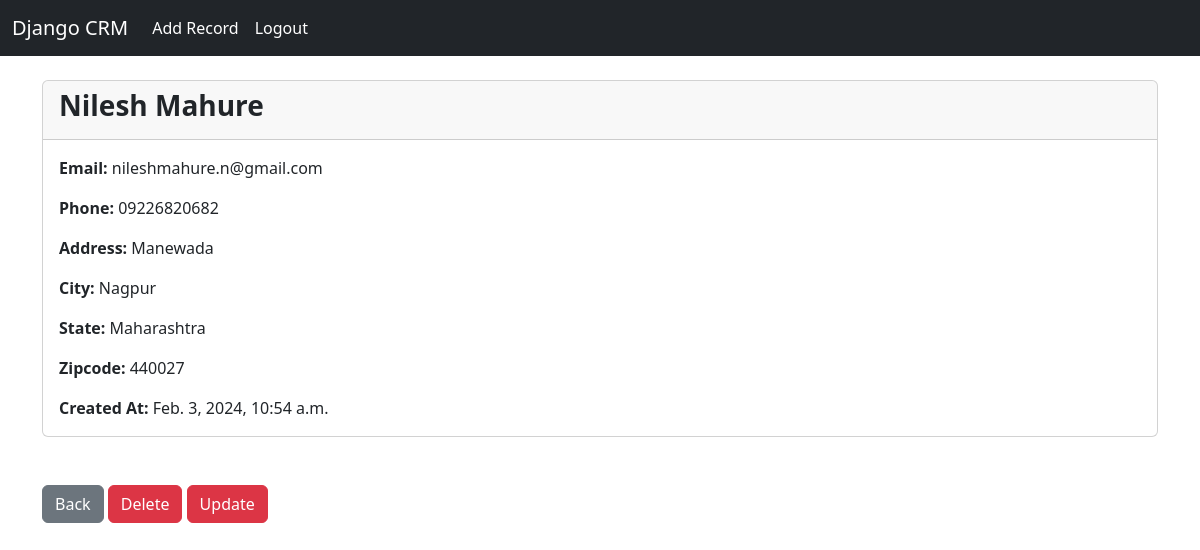
The app's page /record/4 (signed in) with its own data.
### website/models.py (models this page shows, shortened)
class Records(models.Model):
    created_at = models.DateTimeField(auto_now_add = True)
    first_name = models.CharField(max_length = 50)
    last_name = models.CharField(max_length = 50)
    email = models.CharField(max_length = 100)
    phone = models.CharField(max_length = 15)
    address = models.CharField(max_length = 100)
    city = models.CharField(max_length = 50)
    state = models.CharField(max_length = 50)
    zipcode = models.CharField(max_length = 20)
    class Meta:
        verbose_name_plural = "Record"

### website/views.py (the view)
# urls.py: path('record/<int:pk>', views.user_record, name = 'record'),
def user_record(request, pk):
    if request.user.is_authenticated:
        user_record = Records.objects.get(id=pk)
        return render(request, 'record.html', {'user_record':user_record})
    else:
        messages.success(request, "You must be logged in to view that page...")
        return redirect('home')

### website/templates/record.html
{% extends 'base.html' %} {% block content %}
<div class="card">
  <div class="card-header">
    <h3>
      <strong>{{user_record.first_name}} {{user_record.last_name}}</strong>
    </h3>
  </div>
  <div class="card-body">
    <p class="card-text"><strong>Email: </strong>{{user_record.email}}</p>
    <p class="card-text"><strong>Phone: </strong>{{user_record.phone}}</p>
    <p class="card-text"><strong>Address: </strong>{{user_record.address}}</p>
    <p class="card-text"><strong>City: </strong>{{user_record.city}}</p>
    <p class="card-text"><strong>State: </strong>{{user_record.state}}</p>
    <p class="card-text"><strong>Zipcode: </strong>{{user_record.zipcode}}</p>
    <p class="card-text">
      <strong>Created At: </strong>{{user_record.created_at}}
    </p>
  </div>
</div>
<br /><br />
<a href="{% url 'home' %}" class="btn btn-secondary">Back</a>
<a href="{% url 'delete_record' user_record.id %}" class="btn btn-danger"
  >Delete</a
>
<a href="{% url 'update_record' user_record.id %}" class="btn btn-danger"
  >Update</a
>
{% endblock content %}

### records on screen
Records: first_name "Nilesh", last_name "Mahure", email "nileshmahure.n@gmail.com", phone "09226820682", address "Manewada", city "Nagpur", state "Maharashtra", zipcode "440027", created_at "Feb. 3, 2024, 10:54 a.m."
